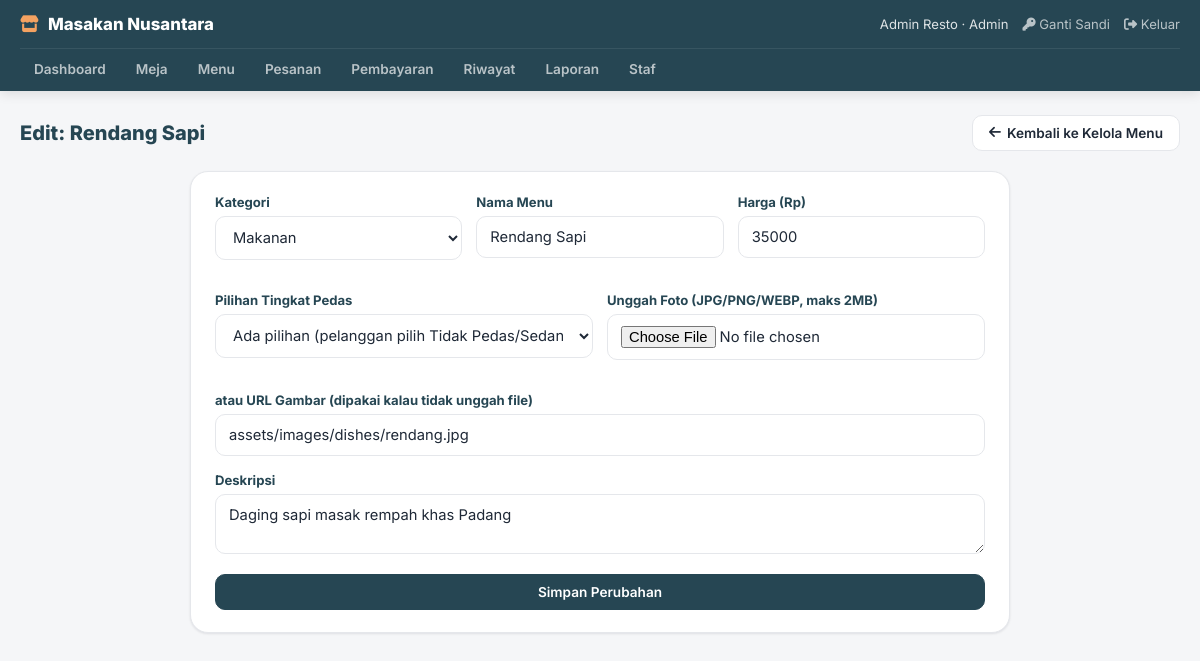
The app's page /admin/menu-edit.php?id=2 (signed in) with its own data.
### tables this page shows
CREATE TABLE IF NOT EXISTS menu_items (
    id           INT UNSIGNED AUTO_INCREMENT PRIMARY KEY,
    category     VARCHAR(50)  NOT NULL,
    name         VARCHAR(100) NOT NULL,
    description  VARCHAR(255) NOT NULL DEFAULT '',
    price        INT UNSIGNED NOT NULL,      
    image        VARCHAR(255) NOT NULL DEFAULT '',
    stock_status ENUM('tersedia', 'habis') NOT NULL DEFAULT 'tersedia',
    sort_order   INT UNSIGNED NOT NULL DEFAULT 0,
     
     
     
    serve_temp   ENUM('keduanya', 'dingin', 'panas') NOT NULL DEFAULT 'keduanya',
     
     
     
     
    spice_option ENUM('ada', 'tidak_ada') NOT NULL DEFAULT 'ada'
);

### admin/menu-edit.php (the view, shortened to what this page needs)
<?php
$pdo = db();
$id = (int) ($_GET['id'] ?? $_POST['id'] ?? 0);
$stmt = $pdo->prepare('SELECT * FROM menu_items WHERE id = ?');
$stmt->execute([$id]);
$item = $stmt->fetch();
include __DIR__ . '/includes/layout_top.php';
?>
<div class="owner-toolbar">
    <h2 style="margin:0;">Edit: <?php echo htmlspecialchars($item['name']); ?></h2>
    <a href="menu-manage.php" class="owner-btn"><i class="fa-solid fa-arrow-left"></i> Kembali ke Kelola Menu</a>
</div>
<div class="owner-modal-form" style="max-width:820px;margin:0 auto;">
    <form method="post" enctype="multipart/form-data">
        <div class="owner-field-row">
            <div class="owner-field">
                <label>Kategori</label>
                <select id="menuCategory" name="category" required>
                    <option value="Makanan" <?php echo $item['category'] === 'Makanan' ? 'selected' : ''; ?>>Makanan</option>
                </select>
            </div>
            <div class="owner-field">
                <label>Nama Menu</label>
                <input type="text" name="name" required value="<?php echo htmlspecialchars($item['name']); ?>">
            </div>
            <div class="owner-field">
                <label>Harga (Rp)</label>
                <input type="number" name="price" min="1" required value="<?php echo htmlspecialchars($item['price']); ?>">
            </div>
        </div>
        <div class="owner-field-row owner-field-row--2col">
            <div class="owner-field" id="pedasOptionField">
                <label>Pilihan Tingkat Pedas</label>
                <?php $currentSpice = $item['spice_option'] ?? 'ada'; ?>
                <select name="spice_option">
                    <option value="ada" <?php echo $currentSpice === 'ada' ? 'selected' : ''; ?>>Ada pilihan (pelanggan pilih Tidak Pedas/Sedang/Pedas/Sangat Pedas)</option>
                </select>
            </div>
            <div class="owner-field">
                <label>Unggah Foto (JPG/PNG/WEBP, maks 2MB)</label>
                <input type="file" name="image_file" accept="image/jpeg,image/png,image/webp">
            </div>
        </div>
        <div class="owner-field">
            <label>atau URL Gambar (dipakai kalau tidak unggah file)</label>
            <input type="text" name="image" placeholder="assets/images/photos/..." value="<?php echo htmlspecialchars($item['image']); ?>">
        </div>
        <div class="owner-field">
            <label>Deskripsi</label>
            <textarea name="description" rows="2"><?php echo htmlspecialchars($item['description']); ?></textarea>
        </div>
        <button type="submit" class="owner-btn owner-btn--primary owner-btn--block">Simpan Perubahan</button>
    </form>
</div>
<?php include __DIR__ . '/includes/layout_bottom.php'; ?>

### assets/css/pages/owner.css (style rules this page uses)
:root { --color-primary: #E76F51; --color-primary-dark: #D85C3D; --color-secondary: #F4A261; --color-accent: #2A9D8F; --color-dark: #264653; --color-bg: #F5F6F8; --color-text: #1F2937; --color-text-muted: #6B7280; --color-card: #FFFFFF; --color-border: #E5E7EB; --radius-sm: 10px; --radius-md: 14px; --radius-lg: 18px; --radius-full: 999px; --shadow-sm: 0 1px 3px rgba(15, 23, 42, 0.06), 0 1px 2px rgba(15, 23, 42, 0.04); --shadow-md: 0 8px 24px rgba(15, 23, 42, 0.08); --font-base: 'Inter', -apple-system, BlinkMacSystemFont, 'Segoe UI', sans-serif; }
* { box-sizing: border-box; }
body { margin: 0; font-family: var(--font-base); background: var(--color-bg); color: var(--color-text); -webkit-font-smoothing: antialiased; }
a { color: inherit; }
.owner-toolbar { display: flex; justify-content: space-between; align-items: center; flex-wrap: wrap; gap: 12px; margin-bottom: 20px; }
.owner-toolbar h2 { margin: 0; font-size: 1.25rem; font-weight: 800; color: var(--color-dark); }
.owner-btn { display: inline-flex; align-items: center; justify-content: center; gap: 6px; text-align: center; padding: 9px 16px; border-radius: var(--radius-sm); border: 1px solid var(--color-border); background: #fff; color: var(--color-text); font-size: 0.85rem; font-weight: 600; font-family: inherit; text-decoration: none; cursor: pointer; transition: all 0.15s ease; }
.owner-btn--primary { background: var(--color-dark); color: #fff; border-color: var(--color-dark); }
.owner-btn--block { width: 100%; }
.owner-field { margin-bottom: 16px; }
.owner-field label { display: block; font-size: 0.82rem; font-weight: 700; margin-bottom: 6px; color: var(--color-dark); }
.owner-field input, .owner-field select, .owner-field textarea { width: 100%; padding: 11px 13px; border: 1px solid var(--color-border); border-radius: var(--radius-sm); font-size: 0.92rem; font-family: inherit; background: #fff; color: var(--color-text); transition: border-color 0.15s ease; }
.owner-modal-form { background: #fff; border-radius: var(--radius-lg); padding: 22px 24px; box-shadow: var(--shadow-sm); border: 1px solid var(--color-border); margin-bottom: 20px; }
.owner-modal-form .owner-field-row { display: grid; grid-template-columns: repeat(auto-fit, minmax(160px, 1fr)); gap: 14px; margin-bottom: 16px; }
.owner-modal-form .owner-field-row--2col { grid-template-columns: repeat(auto-fit, minmax(260px, 1fr)); }

### records on screen
menu_items: name "Rendang Sapi", category "Makanan", price "35000", spice_option "Ada pilihan (pelanggan pilih Tidak Pedas/Sedang/Pedas/Sangat Pedas)", image "assets/images/dishes/rendang.jpg", description "Daging sapi masak rempah khas Padang"

### other values on screen
$staff['name'] "Admin Resto"
$staff['role'] "Admin"
$label "Dashboard"
$label "Meja"
$label "Menu"
$label "Pesanan"
$label "Pembayaran"
$label "Riwayat"
$label "Laporan"
$label "Staf"
